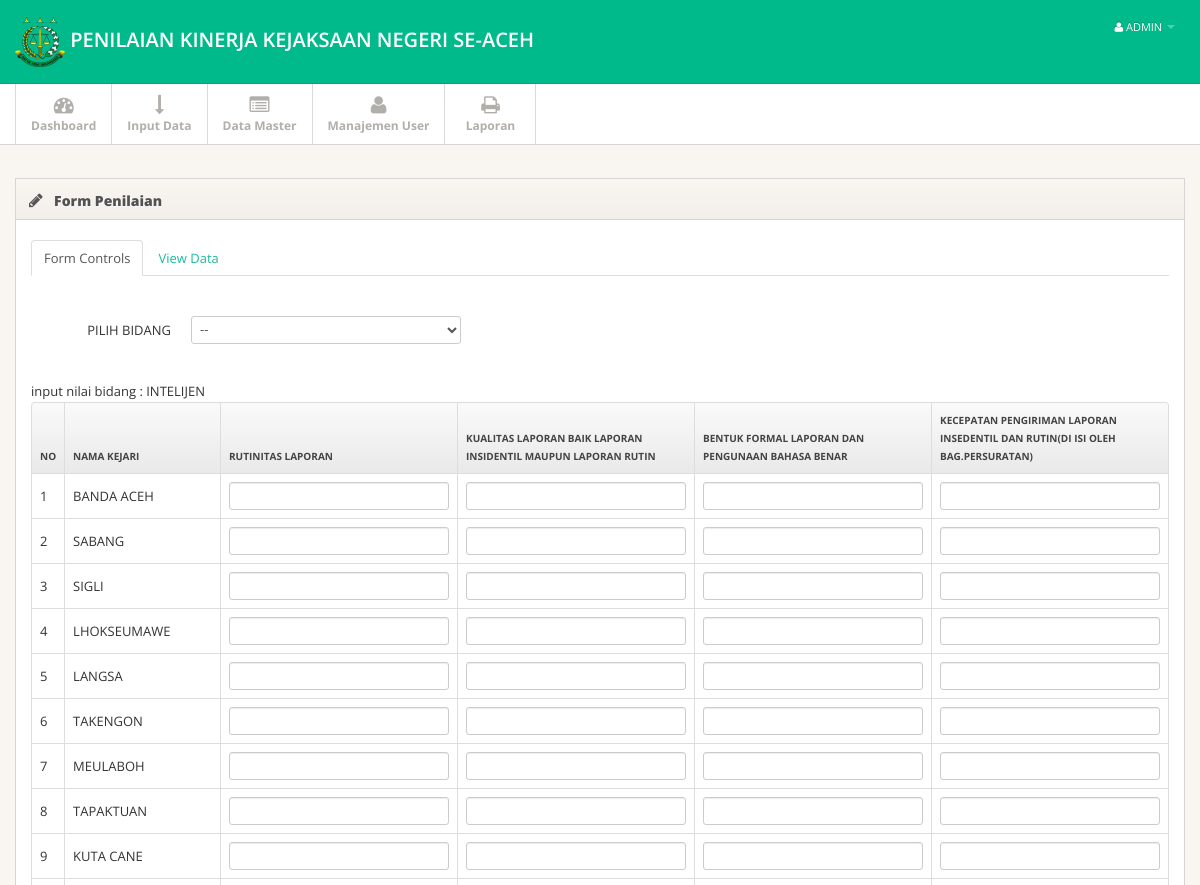
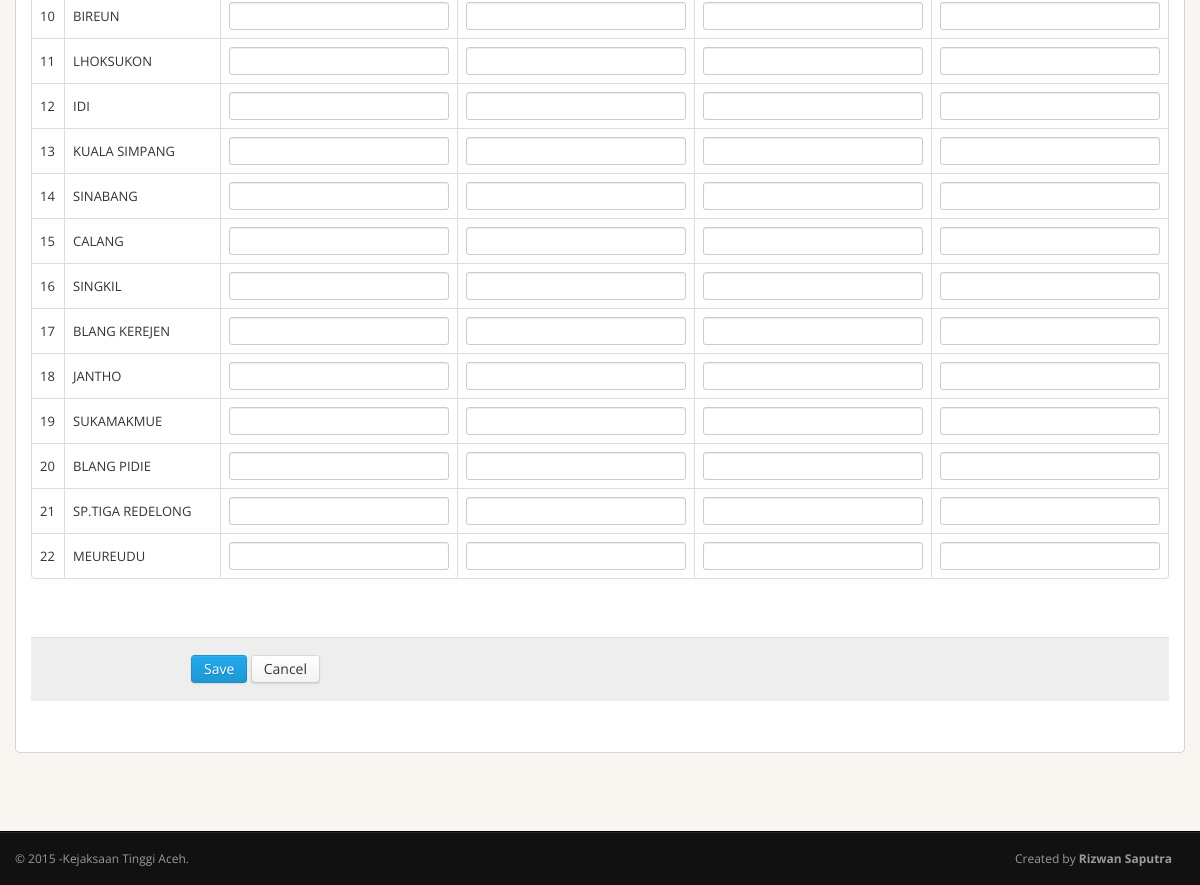
The app's page /home.php?module=nilai (signed in) with its own data (2 pictures, top to bottom).
### tables this page shows
CREATE TABLE IF NOT EXISTS `bidang` (
  `id` int(3) NOT NULL,
  `nama` varchar(30) DEFAULT NULL,
  `keterangan` varchar(50) NOT NULL,
  `id_user` int(2) NOT NULL
);

CREATE TABLE IF NOT EXISTS `kejari` (
  `id` int(3) NOT NULL,
  `nama` varchar(30) DEFAULT NULL,
  `alamat` text NOT NULL
);

### home.php (the view, shortened to what this page needs)
<?php
  if(empty($_SESSION['username']) AND empty($_SESSION['password'])){
    echo "<link href='css/style_login.css' rel='stylesheet' type='text/css' />
        <div id='login'><h1 class='fail'>Untuk mengakses modul, Anda harus login dulu.</h1>
        <p class='fail'><a href='index.php'>LOGIN</a></p></div>";
  }else{
?>
<!DOCTYPE html>
<html lang="en">
<head>
<link href="css/bootstrap.min.css" rel="stylesheet">
<link href="css/bootstrap-responsive.min.css" rel="stylesheet">
<link href="css/font-awesome.css" rel="stylesheet">
<link href="css/style.css" rel="stylesheet">
<link href="css/pages/dashboard.css" rel="stylesheet">
</head>
<body onload="startBlink()">
<div class="navbar navbar-fixed-top">
  <div class="navbar-inner">
    <div class="container"> <a class="brand" href="home.php?module=dashboard"><img src="img/kejati.png" height="30" width="50" />    PENILAIAN KINERJA KEJAKSAAN NEGERI SE-ACEH</a>
      <div class="nav-collapse">
        <ul class="nav pull-right">
          <li class="dropdown"><a href="#" class="dropdown-toggle" data-toggle="dropdown"><i
                            class="icon-user"></i> <?php echo $_SESSION['username']; ?> <b class="caret"></b></a>
          </li>
        </ul>
      </div>
    </div>
  </div>
</div>
<div class="subnavbar">
  <div class="subnavbar-inner">
    <div class="container">
      <ul class="mainnav">
        <li ><a href="?module=dashboard"><i class="icon-dashboard"></i><span>Dashboard</span> </a> </li>
        <li class="dropdown"><a href="javascript:;" class="dropdown-toggle" data-toggle="dropdown"> <i class="icon-long-arrow-down"></i><span>Input Data</span> <b class="caret"></b></a>
            <?php
              if($_SESSION['level']=="admin"){
            ?>
        </li>
         <li class="dropdown"><a href="javascript:;" class="dropdown-toggle" data-toggle="dropdown"> <i class="icon-list-alt"></i><span>Data Master</span> <b class="caret"></b></a>
        </li>
        <li class="dropdown"><a href="javascript:;" class="dropdown-toggle" data-toggle="dropdown"> <i class="icon-user"></i><span>Manajemen User</span> <b class="caret"></b></a>
        </li>
        <li><a href="?module=laporan"><i class="icon-print"></i><span>Laporan</span> </a> </li><li>
     </ul>
      <?php }
        ?>
    </div>
  </div>
</div>
<div class="main">
<div class="main-inner">
      <div class="container">
        <div class="row">
          <div class="span12">
          <div class="widget ">
          <?php
            include "content.php";
          ?>
      </div>
        </div>
        </div>
      </div>
      </div>
  </div>
<div class="footer">
  <div class="footer-inner">
    <div class="container">
      <div class="row">
        <div class="span10"> &copy; 2015 <a href="http://www.kejati-aceh.go.id/">-Kejaksaan Tinggi Aceh</a>.</div>
        <div class="span2"> Created by <a href="https://www.facebook.com/profile.php?id=100002193240263" target="blank"><strong>Rizwan Saputra</strong></a></div>
      </div>
    </div>
  </div>
</div>
</body>
</html>
<?php } ?>

### modul/nilai/nilai.php (shortened to what this page needs)
	    <div class="container">
	      <div class="row">
	      	<div class="span12" >
	      		<div class="widget ">
	      			<div class="widget-header">
	      				<i class="icon-pencil"></i>
	      				<h3>Form Penilaian</h3>
	  				</div>
					<div class="widget-content">
						<div class="tabbable">
						<ul class="nav nav-tabs">
						  <li class="active">
						    <a href="#formcontrols" data-toggle="tab">Form Controls</a>
						  </li>
						  <li ><a href="#jscontrols" data-toggle="tab">View Data </a></li>
						</ul>
						<br>
							<div class="tab-content">
								<div class="tab-pane active" id="formcontrols">
		<form name="idbidang" method="POST" class="form-horizontal" onchange="idbidang.submit()">
									<fieldset>
					 <div class="control-group">
    					<label class="control-label" for="inputEmail">PILIH BIDANG  </label>
    					<div class="controls">
						<select class="span3" name="bidang">
							<OPTION>--</OPTION>
				</select>
				</div>
				</div>
			</fieldset>
			</form>
			<form action="modul/nilai/aksi_nilai.php" method="POST" class="form-horizontal">
				<fieldset>
				 <?php
				 	if(isset($_POST['bidang'])){
				 			$query="SELECT * FROM bidang where id='$_POST[bidang]'";
							$hasil=mysqli_query($konek,$query);
							$row=mysqli_fetch_array($hasil);
				 		if($_POST['bidang']=="5"){
				 				echo '
				 			<input type="hidden" name="bidang" value="'.$_POST['bidang'].'">
				input nilai bidang : '.$row['nama'].'
</br>
	<table class="table table-bordered" >
	<thead>
	<tr>
	<th rowspan="2">No</th>
	<th rowspan="2">Nama Kejari</th>
	<th colspan="3"><p align="center">Adminstrasi</p></th>
	<th colspan="3"><p align="center">Teknis</p></th>
	<tr>
	<th>Data Akurasi</th>
	<th>Kecepatan Laporan</th>
	<th>SKK Piagam Kerjasama</th>
	<th>Perdata</th>
	<th>Tun</th>
	<th>PPH</th>
	</tr>
	</tr>
	</thead>
	<tbody>
	';
		include "koneksi.php";
		$query=mysqli_query($konek,"SELECT * FROM kejari");
		$no=1;
		while($r=mysqli_fetch_array($query)){
			echo'
			<tr>
				<td>'.$no.'</td>
				<td>'.$r['nama'].'
				<input type="hidden"  name="id_kejari[]" value="'.$r['id'].'">
</td>
				<td><input type="text" class="span1"  name="akurasi[]" ></td>
				<td><input type="text" class="span2"  name="kecepatan[]" ></td>
				<td ><input type="text" class="span2"  name="skk[]" ></td>
				<td ><input type="text" class="span2"  name="perdata[]"  ></td>
				<td ><input type="text" class="span2"  name="tun[]"></td>
				<td ><input type="text" class="span1"  name="pph[]"></td>
				</tr>';
				$no++;
			}
echo'
	</tr>
</tbody>
	</table>
						 <br />
				 			';
				 		}else{
				 			echo '
				 				<input type="hidden" name="bidang" value="'.$_POST['bidang'].'">
				input nilai bidang : '.$row['nama'].'
</br>
	<table class="table table-bordered">
		<thead>
	<tr>
	<th>No</th>
	<th>Nama Kejari</th>
	<th>Rutinitas Laporan</th>
	<th>Kualitas Laporan Baik Laporan Insidentil Maupun Laporan Rutin</th>
	<th>Bentuk Formal Laporan Dan Pengunaan Bahasa Benar</th>
	<th>Kecepatan Pengiriman Laporan Insedentil dan rutin(di isi oleh Bag.persuratan)</th>
	</tr>
	</thead>
	<tbody>
	';
		include "koneksi.php";
		$query=mysqli_query($konek,"SELECT * FROM kejari");
		$no=1;
		while($r=mysqli_fetch_array($query)){
			echo'
			<tr>
				<td>'.$no.'</td>
				<td class="span3">'.$r['nama'].'
				<input type="hidden"  name="id_kejari[]" value="'.$r['id'].'">
</td>
				<td><input type="text" name="rutinitas[]" ></td>
				<td><input type="text" name="kualitas[]" ></td>
				<td><input type="text" name="bentuk_formal[]" ></td>
				<td><input type="text" name="kecepatan[]"  ></td>
				</tr>';
				$no++;
			}
echo'
	</tr>
</tbody>
	</table>
						 <br />
				 			';
				 		}
				 	}else{
							$query="SELECT * FROM bidang where id='1'";
							$hasil=mysqli_query($konek,$query);
							$row=mysqli_fetch_array($hasil);
				 		echo '
				 				<input type="hidden" name="bidang" value="'.$row['id'].'">
				input nilai bidang : '.$row['nama'].'
</br>
	<table class="table table-bordered">
		<thead>
	<tr>
	<th>No</th>
	<th>Nama Kejari</th>
	<th>Rutinitas Laporan</th>
	<th>Kualitas Laporan Baik Laporan Insidentil Maupun Laporan Rutin</th>
	<th>Bentuk Formal Laporan Dan Pengunaan Bahasa Benar</th>
	<th>Kecepatan Pengiriman Laporan Insedentil dan rutin(di isi oleh Bag.persuratan)</th>
	</tr>
	</thead>
	<tbody>
	';
		include "koneksi.php";
		$query=mysqli_query($konek,"SELECT * FROM kejari");
		$no=1;
		while($r=mysqli_fetch_array($query)){
			echo'
			<tr>
				<td>'.$no.'</td>
				<td class="span3">'.$r['nama'].'
				<input type="hidden"  name="id_kejari[]" value="'.$r['id'].'">
</td>
				<td><input type="text" name="rutinitas[]" ></td>
				<td><input type="text" name="kualitas[]" ></td>
				<td><input type="text" name="bentuk_formal[]" ></td>
				<td><input type="text" name="kecepatan[]"  ></td>
				</tr>';
				$no++;
			}
echo'
	</tr>
</tbody>
	</table>
						 <br />
				 			';
				 	}
				 ?>
										<div class="form-actions">
											<button type="submit" class="btn btn-primary">Save</button>
											<button class="btn">Cancel</button>
										</div>
									</fieldset>
			</form>
								</div>
							</div>
						</div>
					</div>
				</div>
		    </div>
	      </div>
	    </div>

### css/style.css (style rules this page uses)
body { background: #f9f6f1; font: 13px/1.7em 'Open Sans'; }
input, button, select, textarea { font-family: 'Open Sans'; }
.table td { vertical-align: middle; }
.table-bordered th { background: #E9E9E9; background:-moz-linear-gradient(top, #FAFAFA 0%, #E9E9E9 100%); background:-webkit-gradient(linear, left top, left bottom, color-stop(0%,#FAFAFA), color-stop(100%,#E9E9E9)); background:-webkit-linear-gradient(top, #FAFAFA 0%,#E9E9E9 100%); background:-o-linear-gradient(top, #FAFAFA 0%,#E9E9E9 100%); background:-ms-linear-gradient(top, #FAFAFA 0%,#E9E9E9 100%); background:linear-gradient(top, #FAFAFA 0%,#E9E9E9 100%); filter: progid:DXImageTransform.Microsoft.gradient(startColorstr='#FAFAFA', endColorstr='#E9E9E9'); -ms-filter: "progid:DXImageTransform.Microsoft.gradient(startColorstr='#FAFAFA', endColorstr='#E9E9E9')"; font-size: 10px; color: #444; text-transform: uppercase; }
.navbar .container { position: relative; }
.navbar-inner { padding: 7px 0; background: #00ba8b !important; -moz-border-radius: 0; -webkit-border-radius: 0; border-radius: 0; }
.navbar-fixed-top { position: static; }
.navbar .nav a { font-size: 11px; }
.navbar .nav>li>a { color:#fff !important; }
.navbar .brand { font-weight: 600; position: relative; top: 2px; }
.subnavbar { margin-bottom: 2.5em; }
.subnavbar-inner { height: 60px; background: #fff; border-bottom: 1px solid #d6d6d6; }
.subnavbar .container > ul { display: inline-block; height: 80px; padding: 0; margin: 0; }
.subnavbar .container > ul > li { float: left; min-width: 90px; height: 60px; padding: 0; margin: 0; text-align: center; list-style: none; border-left: 1px solid #d9d9d9; }
.subnavbar .container > ul > li > a { display: block; height: 100%; padding: 0 15px; font-size: 12px; font-weight: bold; color: #b2afaa; }
.subnavbar .container > ul > li > a > i { display: inline-block; width: 24px; height: 24px; margin-top: 11px; margin-bottom: -3px; font-size: 20px; }
.subnavbar .container > ul > li > a > span { display: block; }
.subnavbar .caret { margin-top: 4px; border-top-color: white; border-bottom-color: white; }
.main { padding-bottom: 2em; border-bottom: 1px solid #000; }
.footer { margin-top: 0; border-top: 1px solid #292929; }
.footer-inner { padding: 15px 0; font-size: 12px; background: #111; color: #999; }
.footer a { color: #999; }
.widget { position: relative; clear: both; width: auto; margin-bottom: 2em; overflow: hidden; }
.widget-header { position: relative; height: 40px; line-height: 40px; background: #f9f6f1; background:-moz-linear-gradient(top, #f9f6f1 0%, #f2efea 100%); background:-webkit-gradient(linear, left top, left bottom, color-stop(0%,#f9f6f1), color-stop(100%,#f2efea)); background:-webkit-linear-gradient(top, #f9f6f1 0%,#f2efea 100%); background:-o-linear-gradient(top, #f9f6f1 0%,#f2efea 100%); background:-ms-linear-gradient(top, #f9f6f1 0%,#f2efea 100%); background:linear-gradient(top, #f9f6f1 0%,#f2efea 100%); filter: progid:DXImageTransform.Microsoft.gradient(startColorstr='#f9f6f1', endColorstr='#f2efea'); -ms-filter: "progid:DXImageTransform.Microsoft.gradient(startColorstr='#f9f6f1', endColorstr='#f2efea')"; border: 1px solid #d6d6d6; -webkit-background-clip: padding-box; }
.widget-header h3 { position: relative; top: 2px; left: 10px; display: inline-block; margin-right: 3em; font-size: 14px; font-weight: 800; color: #525252; line-height: 18px; text-shadow: 1px 1px 2px rgba(255,255,255,.5); }
.widget-header [class^="icon-"], .widget-header [class*=" icon-"] { display: inline-block; margin-left: 13px; margin-right: -2px; font-size: 16px; color: #555; vertical-align: middle; }
.widget-content { padding: 20px 15px 15px; background: #FFF; border: 1px solid #D5D5D5; -moz-border-radius: 5px; -webkit-border-radius: 5px; border-radius: 5px; }
.widget-header+.widget-content { border-top: none; -webkit-border-top-left-radius: 0; -webkit-border-top-right-radius: 0; -moz-border-radius-topleft: 0; -moz-border-radius-topright: 0; border-top-left-radius: 0; border-top-right-radius: 0; }
.widget-content:before, .widget-content:after { content:""; display:table; }
.widget-content:after { clear:both; }
.widget-content { zoom:1; }

### records on screen
bidang: nama "INTELIJEN"
kejari: nama "BANDA ACEH"
kejari: nama "SABANG"
kejari: nama "SIGLI"
kejari: nama "LHOKSEUMAWE"
kejari: nama "LANGSA"
kejari: nama "TAKENGON"
kejari: nama "MEULABOH"
kejari: nama "TAPAKTUAN"
kejari: nama "KUTA CANE"
kejari: nama "BIREUN"
kejari: nama "LHOKSUKON"
kejari: nama "IDI"
kejari: nama "KUALA SIMPANG"
kejari: nama "SINABANG"
kejari: nama "CALANG"
kejari: nama "SINGKIL"
kejari: nama "BLANG KEREJEN"
kejari: nama "JANTHO"
kejari: nama "SUKAMAKMUE"
kejari: nama "BLANG PIDIE"
kejari: nama "SP.TIGA REDELONG"
kejari: nama "MEUREUDU"

### other values on screen
$_SESSION['username'] "ADMIN"
